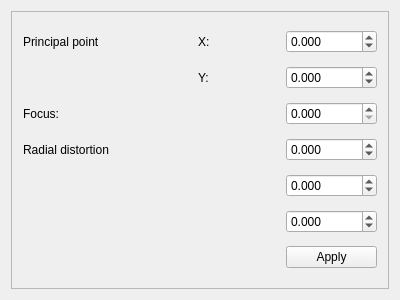
<?xml version="1.0" encoding="UTF-8"?>
<ui version="4.0">
 <class>CameraParametersShow</class>
 <widget class="QWidget" name="CameraParametersShow">
  <property name="geometry">
   <rect>
    <x>0</x>
    <y>0</y>
    <width>400</width>
    <height>300</height>
   </rect>
  </property>
  <property name="windowTitle">
   <string>CameraParametersShow</string>
  </property>
  <layout class="QHBoxLayout" name="horizontalLayout">
   <item>
    <widget class="QFrame" name="parametersFrame">
     <property name="frameShape">
      <enum>QFrame::StyledPanel</enum>
     </property>
     <property name="frameShadow">
      <enum>QFrame::Raised</enum>
     </property>
     <layout class="QGridLayout" name="gridLayout" columnstretch="1,1,1,1">
      <item row="0" column="3">
       <widget class="QDoubleSpinBox" name="principalXValue">
        <property name="decimals">
         <number>3</number>
        </property>
        <property name="minimum">
         <double>-1000.000000000000000</double>
        </property>
        <property name="maximum">
         <double>1000.000000000000000</double>
        </property>
        <property name="singleStep">
         <double>0.100000000000000</double>
        </property>
       </widget>
      </item>
      <item row="6" column="3">
       <widget class="QDoubleSpinBox" name="k3">
        <property name="decimals">
         <number>3</number>
        </property>
        <property name="minimum">
         <double>-10000.000000000000000</double>
        </property>
        <property name="maximum">
         <double>10000.000000000000000</double>
        </property>
        <property name="singleStep">
         <double>0.100000000000000</double>
        </property>
       </widget>
      </item>
      <item row="0" column="0">
       <widget class="QLabel" name="pPointLabel">
        <property name="text">
         <string>Principal point</string>
        </property>
       </widget>
      </item>
      <item row="3" column="3">
       <widget class="QDoubleSpinBox" name="focusValue">
        <property name="decimals">
         <number>3</number>
        </property>
        <property name="maximum">
         <double>1000000.000000000000000</double>
        </property>
        <property name="singleStep">
         <double>0.100000000000000</double>
        </property>
       </widget>
      </item>
      <item row="4" column="0" colspan="2">
       <widget class="QLabel" name="label_4">
        <property name="text">
         <string>Radial distortion</string>
        </property>
       </widget>
      </item>
      <item row="4" column="3">
       <widget class="QDoubleSpinBox" name="k1">
        <property name="decimals">
         <number>3</number>
        </property>
        <property name="minimum">
         <double>-10000.000000000000000</double>
        </property>
        <property name="maximum">
         <double>10000.000000000000000</double>
        </property>
        <property name="singleStep">
         <double>0.100000000000000</double>
        </property>
       </widget>
      </item>
      <item row="0" column="2">
       <widget class="QLabel" name="label">
        <property name="text">
         <string>X:</string>
        </property>
       </widget>
      </item>
      <item row="5" column="3">
       <widget class="QDoubleSpinBox" name="k2">
        <property name="decimals">
         <number>3</number>
        </property>
        <property name="minimum">
         <double>-10000.000000000000000</double>
        </property>
        <property name="maximum">
         <double>10000.000000000000000</double>
        </property>
        <property name="singleStep">
         <double>0.100000000000000</double>
        </property>
       </widget>
      </item>
      <item row="3" column="0">
       <widget class="QLabel" name="label_3">
        <property name="text">
         <string>Focus:</string>
        </property>
       </widget>
      </item>
      <item row="7" column="3">
       <widget class="QPushButton" name="applyCalibrationButton">
        <property name="text">
         <string>Apply</string>
        </property>
       </widget>
      </item>
      <item row="1" column="2">
       <widget class="QLabel" name="label_2">
        <property name="text">
         <string>Y:</string>
        </property>
       </widget>
      </item>
      <item row="1" column="3">
       <widget class="QDoubleSpinBox" name="principalYValue">
        <property name="decimals">
         <number>3</number>
        </property>
        <property name="minimum">
         <double>-1000.000000000000000</double>
        </property>
        <property name="maximum">
         <double>1000.000000000000000</double>
        </property>
        <property name="singleStep">
         <double>0.100000000000000</double>
        </property>
       </widget>
      </item>
     </layout>
    </widget>
   </item>
  </layout>
 </widget>
 <layoutdefault spacing="6" margin="11"/>
 <resources/>
 <connections/>
</ui>
